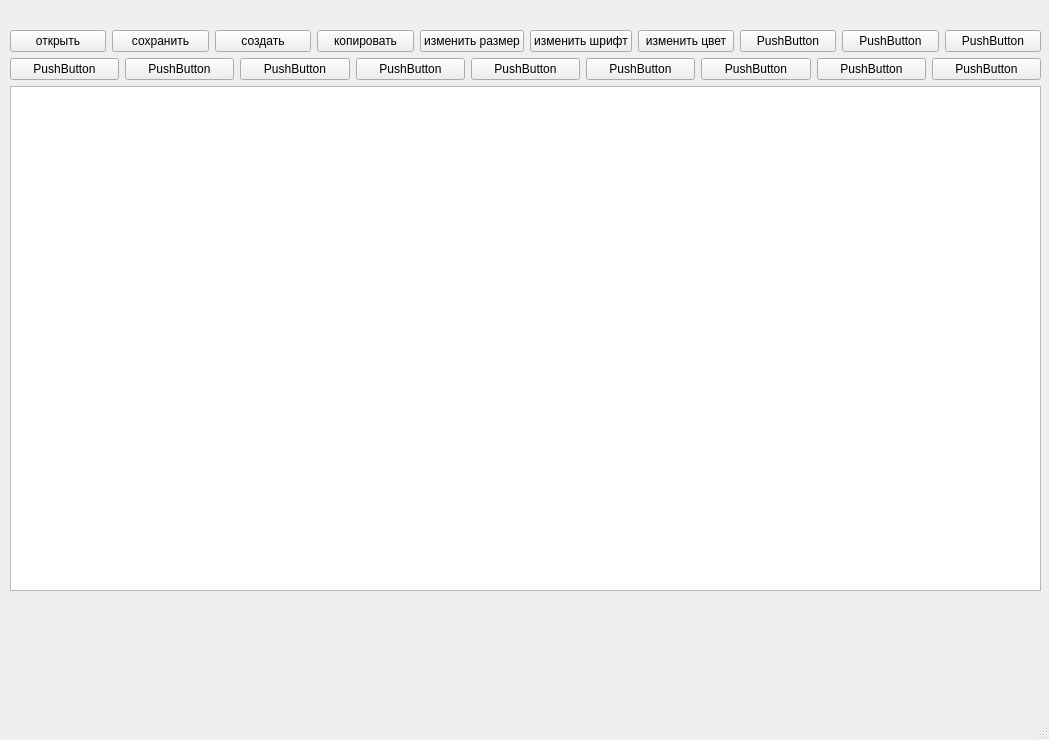
<?xml version="1.0" encoding="UTF-8"?>
<ui version="4.0">
 <class>MainWindow</class>
 <widget class="QMainWindow" name="MainWindow">
  <property name="geometry">
   <rect>
    <x>0</x>
    <y>0</y>
    <width>1049</width>
    <height>740</height>
   </rect>
  </property>
  <property name="windowTitle">
   <string>MainWindow</string>
  </property>
  <widget class="QWidget" name="centralwidget">
   <widget class="QWidget" name="">
    <property name="geometry">
     <rect>
      <x>10</x>
      <y>30</y>
      <width>1031</width>
      <height>561</height>
     </rect>
    </property>
    <layout class="QVBoxLayout" name="verticalLayout">
     <item>
      <layout class="QHBoxLayout" name="horizontalLayout">
       <item>
        <widget class="QPushButton" name="pushButton">
         <property name="text">
          <string>открыть</string>
         </property>
        </widget>
       </item>
       <item>
        <widget class="QPushButton" name="pushButton_2">
         <property name="text">
          <string>сохранить</string>
         </property>
        </widget>
       </item>
       <item>
        <widget class="QPushButton" name="pushButton_3">
         <property name="text">
          <string>создать</string>
         </property>
        </widget>
       </item>
       <item>
        <widget class="QPushButton" name="pushButton_4">
         <property name="text">
          <string>копировать</string>
         </property>
        </widget>
       </item>
       <item>
        <widget class="QPushButton" name="pushButton_5">
         <property name="text">
          <string>изменить размер</string>
         </property>
        </widget>
       </item>
       <item>
        <widget class="QPushButton" name="pushButton_6">
         <property name="text">
          <string>изменить шрифт</string>
         </property>
        </widget>
       </item>
       <item>
        <widget class="QPushButton" name="pushButton_7">
         <property name="text">
          <string>изменить цвет</string>
         </property>
        </widget>
       </item>
       <item>
        <widget class="QPushButton" name="pushButton_8">
         <property name="text">
          <string>PushButton</string>
         </property>
        </widget>
       </item>
       <item>
        <widget class="QPushButton" name="pushButton_9">
         <property name="text">
          <string>PushButton</string>
         </property>
        </widget>
       </item>
       <item>
        <widget class="QPushButton" name="pushButton_10">
         <property name="text">
          <string>PushButton</string>
         </property>
        </widget>
       </item>
      </layout>
     </item>
     <item>
      <layout class="QHBoxLayout" name="horizontalLayout_2">
       <item>
        <widget class="QPushButton" name="pushButton_11">
         <property name="text">
          <string>PushButton</string>
         </property>
        </widget>
       </item>
       <item>
        <widget class="QPushButton" name="pushButton_12">
         <property name="text">
          <string>PushButton</string>
         </property>
        </widget>
       </item>
       <item>
        <widget class="QPushButton" name="pushButton_13">
         <property name="text">
          <string>PushButton</string>
         </property>
        </widget>
       </item>
       <item>
        <widget class="QPushButton" name="pushButton_14">
         <property name="text">
          <string>PushButton</string>
         </property>
        </widget>
       </item>
       <item>
        <widget class="QPushButton" name="pushButton_15">
         <property name="text">
          <string>PushButton</string>
         </property>
        </widget>
       </item>
       <item>
        <widget class="QPushButton" name="pushButton_16">
         <property name="text">
          <string>PushButton</string>
         </property>
        </widget>
       </item>
       <item>
        <widget class="QPushButton" name="pushButton_17">
         <property name="text">
          <string>PushButton</string>
         </property>
        </widget>
       </item>
       <item>
        <widget class="QPushButton" name="pushButton_18">
         <property name="text">
          <string>PushButton</string>
         </property>
        </widget>
       </item>
       <item>
        <widget class="QPushButton" name="pushButton_19">
         <property name="text">
          <string>PushButton</string>
         </property>
        </widget>
       </item>
      </layout>
     </item>
     <item>
      <widget class="QTextEdit" name="textEdit"/>
     </item>
    </layout>
   </widget>
  </widget>
  <widget class="QMenuBar" name="menubar">
   <property name="geometry">
    <rect>
     <x>0</x>
     <y>0</y>
     <width>1049</width>
     <height>26</height>
    </rect>
   </property>
  </widget>
  <widget class="QStatusBar" name="statusbar"/>
 </widget>
 <resources/>
 <connections/>
</ui>
